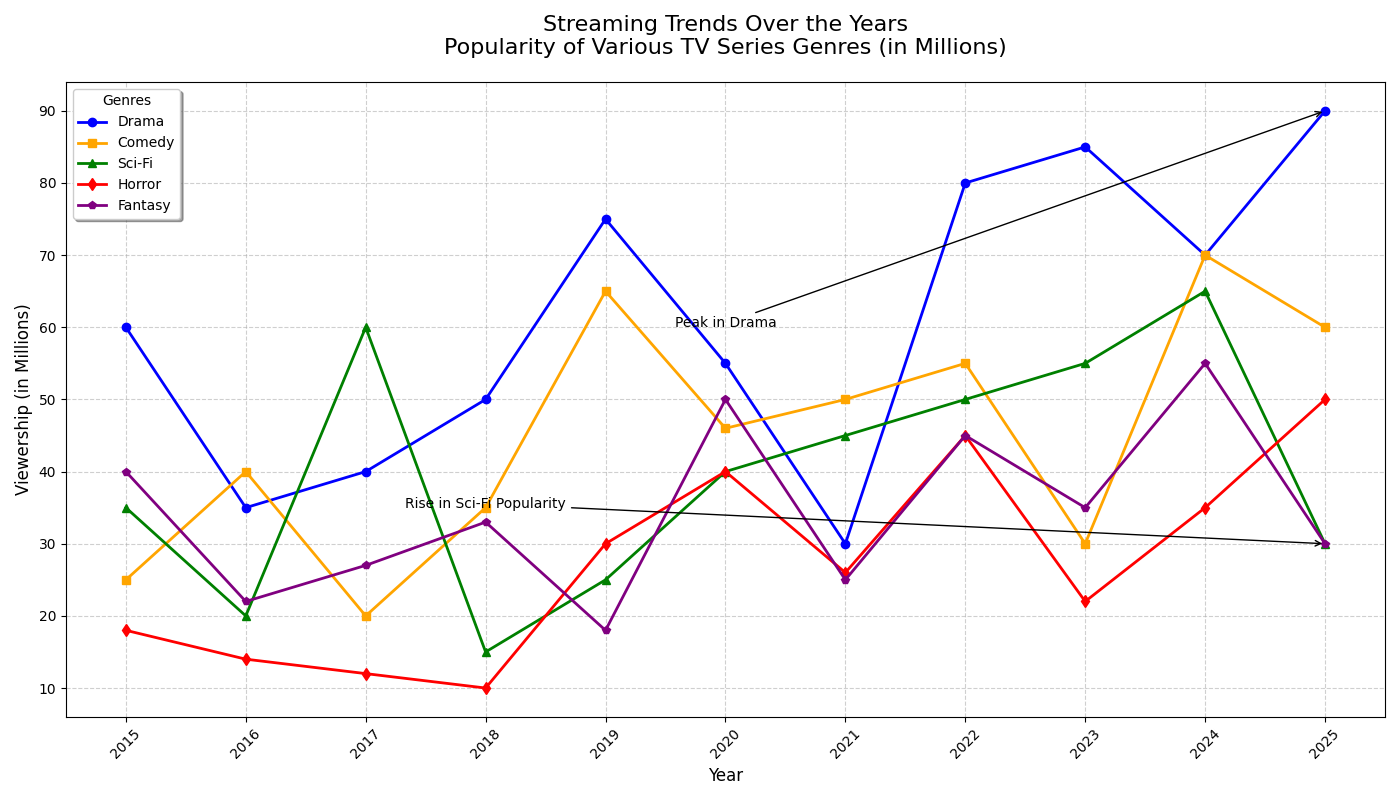

Here is the Python script that generated this plot:
import matplotlib.pyplot as plt
import numpy as np

# Defining years and shuffled viewership data for each genre (in millions)
years = np.arange(2015, 2026)

drama_viewership = np.array([60, 35, 40, 50, 75, 55, 30, 80, 85, 70, 90])
comedy_viewership = np.array([25, 40, 20, 35, 65, 46, 50, 55, 30, 70, 60])
scifi_viewership = np.array([35, 20, 60, 15, 25, 40, 45, 50, 55, 65, 30])
horror_viewership = np.array([18, 14, 12, 10, 30, 40, 26, 45, 22, 35, 50])
fantasy_viewership = np.array([40, 22, 27, 33, 18, 50, 25, 45, 35, 55, 30])

fig, ax = plt.subplots(figsize=(14, 8))

ax.plot(years, drama_viewership, '-o', label='Drama', color='blue', linewidth=2, markersize=6)
ax.plot(years, comedy_viewership, '-s', label='Comedy', color='orange', linewidth=2, markersize=6)
ax.plot(years, scifi_viewership, '-^', label='Sci-Fi', color='green', linewidth=2, markersize=6)
ax.plot(years, horror_viewership, '-d', label='Horror', color='red', linewidth=2, markersize=6)
ax.plot(years, fantasy_viewership, '-p', label='Fantasy', color='purple', linewidth=2, markersize=6)

ax.set_title("Streaming Trends Over the Years\nPopularity of Various TV Series Genres (in Millions)", fontsize=16, pad=20)
ax.set_xlabel("Year", fontsize=12)
ax.set_ylabel("Viewership (in Millions)", fontsize=12)

ax.set_xticks(years)
ax.set_xticklabels(years, rotation=45, fontsize=10)
ax.yaxis.set_tick_params(labelsize=10)

ax.legend(title='Genres', fontsize=10, loc='upper left', ncol=1, fancybox=True, shadow=True)

ax.annotate('Peak in Drama',
            xy=(2025, 90), xytext=(2020, 60),
            arrowprops=dict(facecolor='black', arrowstyle='->'),
            fontsize=10, ha='center')

ax.annotate('Rise in Sci-Fi Popularity',
            xy=(2025, 30), xytext=(2018, 35),
            arrowprops=dict(facecolor='black', arrowstyle='->'),
            fontsize=10, ha='center')

ax.grid(True, linestyle='--', alpha=0.6)

plt.tight_layout()

plt.show()
